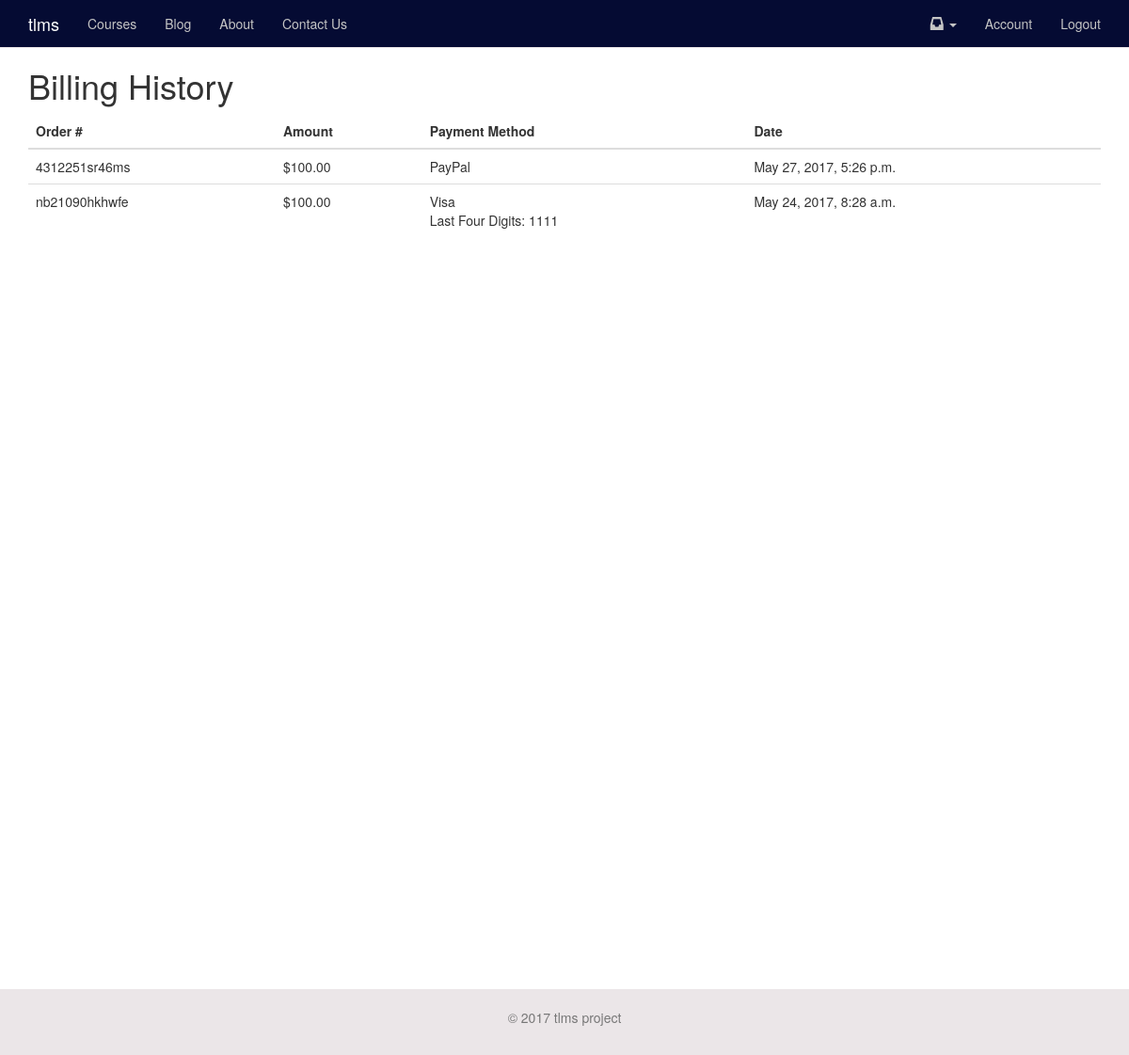
The app's page /billing/ (signed in) with its own data.
### billing/models.py (models this page shows, shortened)
class Transaction(models.Model):
	user = models.ForeignKey(settings.AUTH_USER_MODEL)
	transaction_id = models.CharField(max_length=120) #braintree or stripe
	order_id = models.CharField(max_length=120)
	amount = models.DecimalField(max_digits=100, decimal_places=2)
	success = models.BooleanField(default=True)
	transaction_status = models.CharField(max_length=220, null=True, blank=True) #if fails
	card_type = models.CharField(max_length=120) #paypal
	last_four = models.PositiveIntegerField(null=True, blank=True)
	timestamp = models.DateTimeField(auto_now_add=True, auto_now=False)
	objects = TransactionManager()
	class Meta:
		ordering = ['-timestamp']

### billing/views.py (the view)
# urls.py: url(r'^billing/$', 'billing_history', name='billing_history'),
@login_required
def billing_history(request):
	update_transactions(request.user)
	history = Transaction.objects.filter(user=request.user).filter(success=True)
	return render(request, "billing/history.html", {"queryset": history})

### billing/views.py (called while the page is built)
def update_transactions(user):
	bt_transactions = braintree.Transaction.search(
				braintree.TransactionSearch.customer_id == user.usermerchantid.customer_id
			)
	try:
		django_transactions = user.transaction_set.all()
	except:
		django_transactions = None
	if bt_transactions is not None and django_transactions is not None:
		if bt_transactions.maximum_size <= django_transactions.count():
			pass
		else:
			for bt_tran in bt_transactions.items:
				new_tran, created = get_or_create_model_transaction(user, bt_tran)

### templates/billing/history.html (shortened to what this page needs)
{% extends "base.html" %}
{% block content %}
<div class='row'>
	<div class='col-sm-10'>
	<h1>Billing History</h1>
	</div>
	<div class='col-sm-2'>
	</div>
</div>
<div class='row'>
	<div class='col-sm-12'>
		<table class='table'>
		<thead>
		<th>Order #</th>
		<th>Amount</th>
		<th>Payment Method</th>
		<th>Date</th>
		</thead>
		{% for object in queryset %}
		<tr>
		<td>{{ object.order_id }}</td>
		<td>${{ object.amount }}</td>
		<td>{{ object.card_type }}{% if object.last_four %}<br/>Last Four Digits: {{ object.last_four }}{% endif %}</td>
		<td>{{ object.timestamp }}</td>
		</tr>
		{% endfor %}
		</table>
	</div>
</div>
{% endblock %}

### records on screen
Transaction: order_id "4312251sr46ms", amount "100.00", card_type "PayPal", timestamp "May 27, 2017, 5:26 p.m."
Transaction: order_id "nb21090hkhwfe", amount "100.00", card_type "Visa", last_four "1111", timestamp "May 24, 2017, 8:28 a.m."
